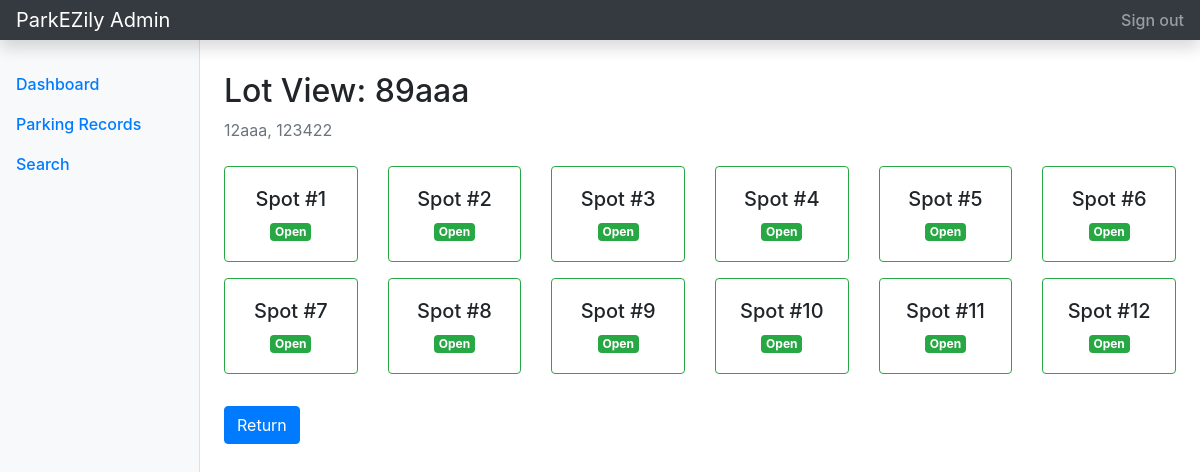
Page /admin/lot/inspect/4 (signed in) on the committed database.
### tables this page shows
CREATE TABLE parking_lot (
        id INTEGER PRIMARY KEY AUTOINCREMENT,
        location_name TEXT NOT NULL,
        address TEXT NOT NULL,
        price_per_hour REAL NOT NULL,
        pin_code TEXT NOT NULL,
        max_spots INTEGER NOT NULL,
        status TEXT NOT NULL DEFAULT 'active'
    );

CREATE TABLE parking_spot (
        id INTEGER PRIMARY KEY AUTOINCREMENT,
        lot_id INTEGER NOT NULL,
        status TEXT NOT NULL CHECK(status IN ('A', 'O')),
        FOREIGN KEY (lot_id) REFERENCES parking_lot(id) ON DELETE CASCADE
    );

### controllers/admin.py (the view)
@adm_bp.route('/admin/lot/inspect/<int:lot_id>')
@login_req
def inspect_lot(lot_id):
    db = get_db()
    lot = db.execute('SELECT * FROM parking_lot WHERE id = ?', (lot_id,)).fetchone()
    spots = db.execute('SELECT * FROM parking_spot WHERE lot_id = ?', (lot_id,)).fetchall()
    db.close()
    return render_template('admin/view_lot.html', lot=lot, spots=spots)

### controllers/admin.py (called while the page is built)
def get_db():
    db = sqlite3.connect(DB_FILE)
    db.row_factory = sqlite3.Row
    return db

def login_req(f):
    @wraps(f)
    def wrapper(*args, **kwargs):
        if 'user_role' not in session or session['user_role'] != 'admin':
            flash('Admin access is required.', 'danger')
            return redirect(url_for('auth.login'))
        return f(*args, **kwargs)
    return wrapper

### templates/admin/view_lot.html (shortened to what this page needs)
{% extends 'admin/admin_base.html' %}
{% block admin_main %}
<h1 class="h2">Lot View: {{ lot.location_name }}</h1>
<p class="text-muted">{{ lot.address }}, {{ lot.pin_code }}</p>
<div class="row mt-4">
    {% for spot in spots %}
    <div class="col-md-2 mb-3">
        <div class="card text-center {% if spot.status == 'O' %}border-danger{% else %}border-success{% endif %}">
            <div class="card-body">
                <h5 class="card-title">Spot #{{ loop.index }}</h5>
                <p class="card-text">
                    {% if spot.status == 'O' %}
                    <span class="badge badge-danger">Taken</span>
                    {% else %}
                    <span class="badge badge-success">Open</span>
                    {% endif %}
                </p>
            </div>
        </div>
    </div>
    {% endfor %}
</div>
<a href="{{ url_for('admin.dashboard') }}" class="btn btn-primary mt-3">Return</a>
{% endblock %}

### rows in the picture
parking_lot: location_name "89aaa", address "12aaa", pin_code "123422"
parking_spot: status "Open"
parking_spot: status "Open"
parking_spot: status "Open"
parking_spot: status "Open"
parking_spot: status "Open"
parking_spot: status "Open"
parking_spot: status "Open"
parking_spot: status "Open"
parking_spot: status "Open"
parking_spot: status "Open"
parking_spot: status "Open"
parking_spot: status "Open"
